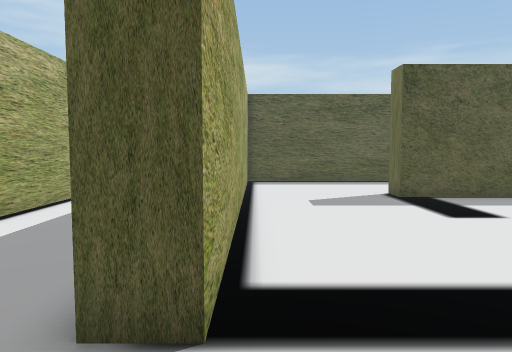
view 1 (above)

20 first-person views from a walk through a Unity game level. The camera is 1.5 m above the floor, tilts 4° down and sees 70° across. The floor is counted in squares, 1 m on a side. Each view is taken from the middle of a square. On the plan, view 1 faces up. The plan holds only what a view shows up to about 16 squares ahead; the rest is blank. The player character is not drawn.

view 2
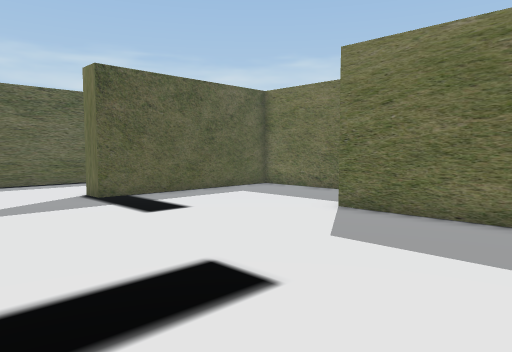

view 3
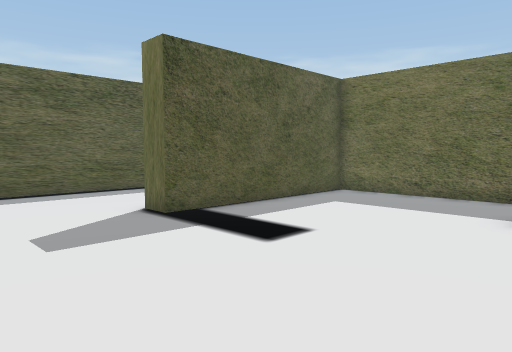

view 4
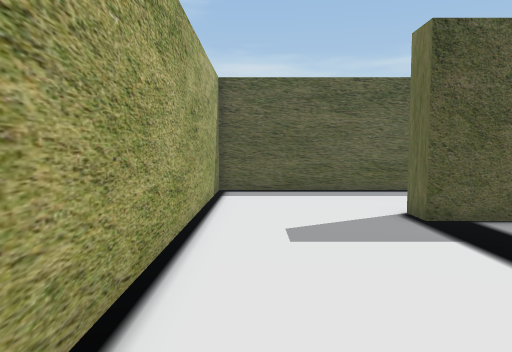

view 5
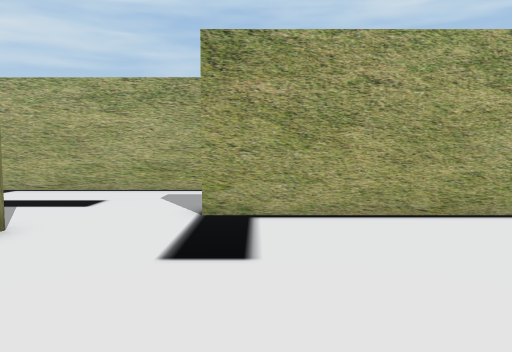

view 6
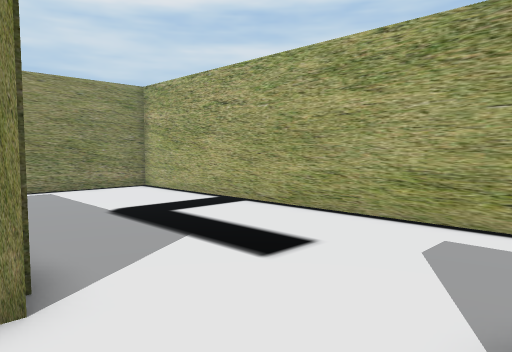

view 7
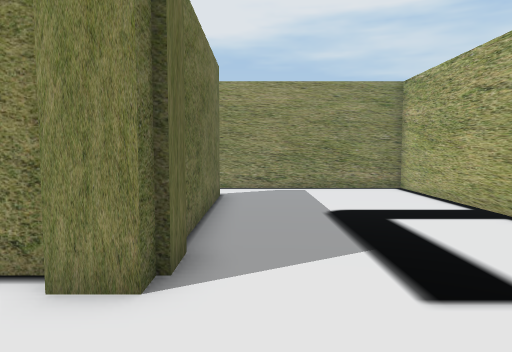

view 8
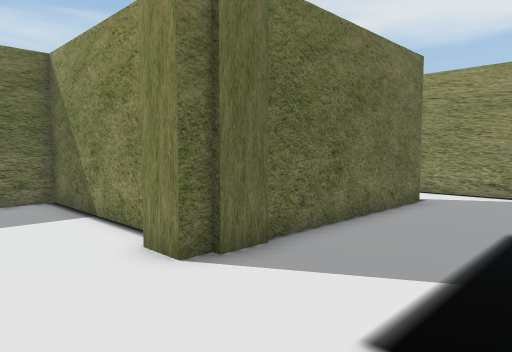

view 9
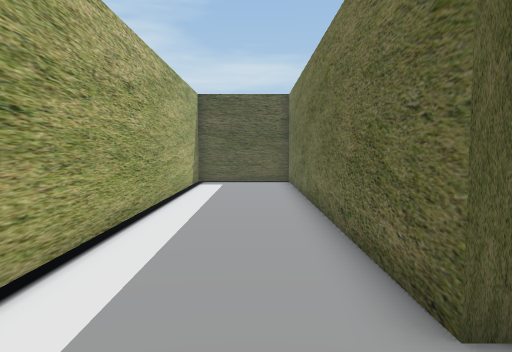

view 10
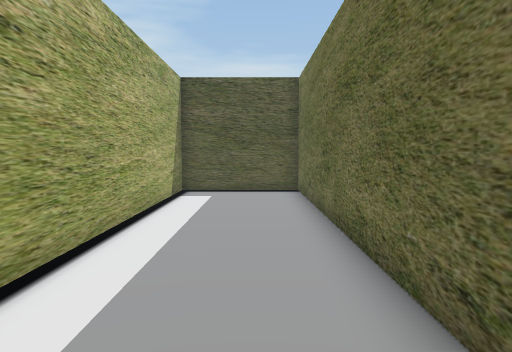

view 11
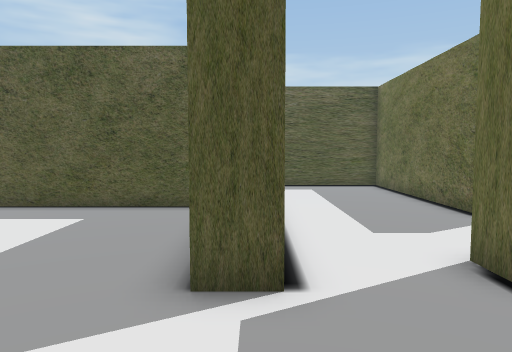

view 12
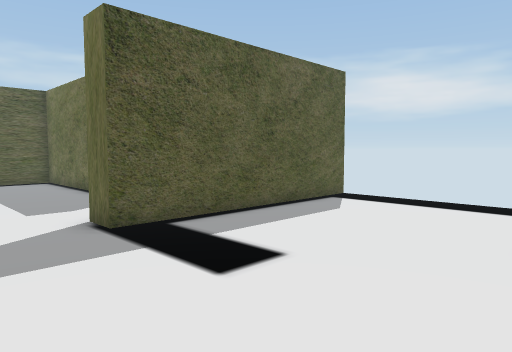

view 13
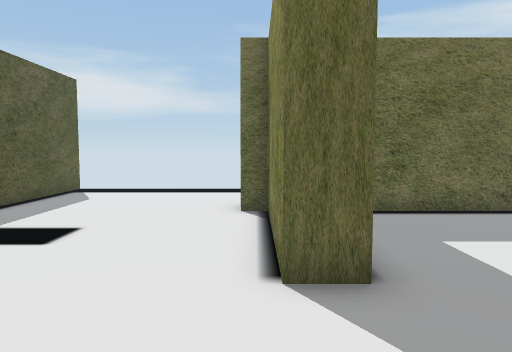

view 14
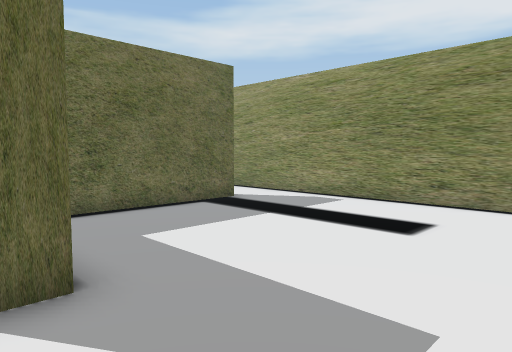

view 15
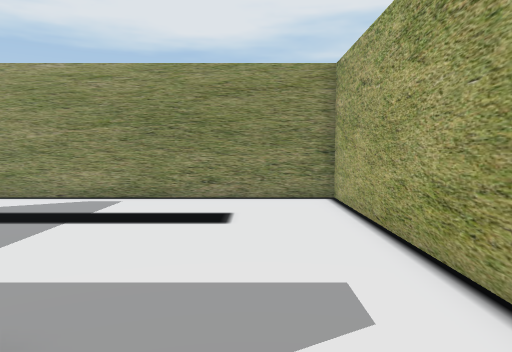

view 16
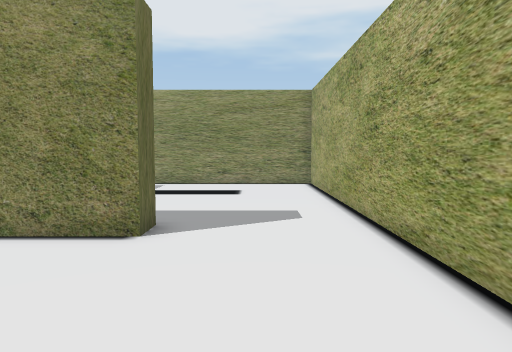

view 17
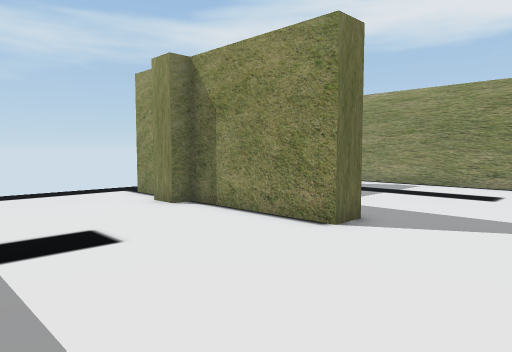

view 18
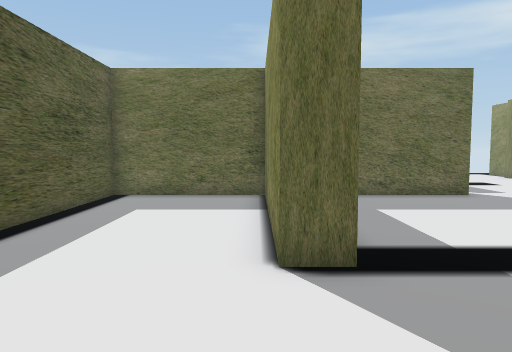

view 19
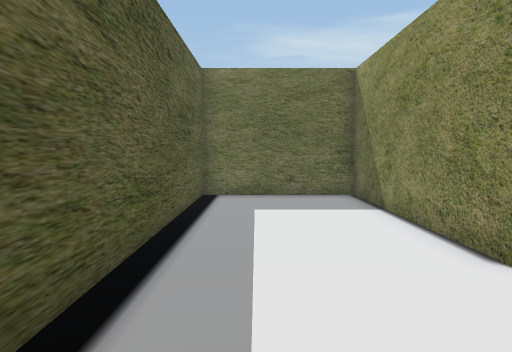

view 20
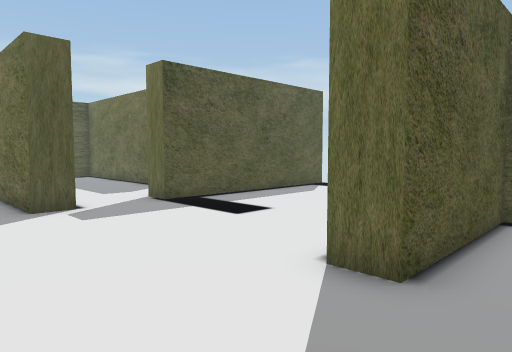

### Floor plan
Points are (right, up) in squares from view 1. A wall is a line through its corners. A room is listed if a view was taken in it or the views show most of it. See-through windows are left out.
Room 1 (views 1, 2, 3, 4, 5, 6, 7, 8, 9, 10, 18, 19)
walls: (1.2, -1.4) (1.2, -0.7) (2.2, -0.7); (2.5, -1.3) (8.5, -1.3) (8.5, 5.4); (1, -2.4) (1, -1.2); (-5.8, 2) (-5.8, -11.6) (2.2, -11.6); (12.3, 5.9) (12.3, 11.7) (4.6, 11.7) (4.6, 12.7) (12.3, 12.7) (12.3, 17.8) (-0.4, 17.8) (-0.4, 2.8) (-1.4, 2.8) (-1.4, 17.8) (-5.8, 17.8) (-5.8, 3.9); (1.2, -9.1) (1.2, -2.4)
ways out: opening at (10.5, 6) to room 2; opening at (1.5, -10.5)
Room 2 (views 11, 12, 13, 14, 15, 16, 17, 20)
walls: (19, -0.7) (20, -0.7); (21.1, -1.3) (22.4, -1.3); (19, -9) (19, -2.3) (14, -2.3) (14, -1.3) (19, -1.3); (9.5, 1.5) (9.5, -11.6) (20.5, -11.6); (13.4, 5.9) (12.3, 5.9); (24.4, 5.9) (15.9, 5.9) (15.9, 7)
ways out: opening at (10.5, 6) to room 1; opening at (14.5, 6.5); opening at (19.5, -10.5); opening at (23.5, -1.5)

Positions as (right, up) in squares from view 1, and headings:
1: (0, 0), facing up
2: (0, 0), facing up-right
3: (0, 4), facing up-right
4: (1, 4), facing up
5: (8, 4), facing left
6: (2, 3), facing down-left
7: (0, 3), facing down
8: (-3, 2), facing down-right
9: (-3, 0), facing up
10: (-3, 4), facing up
11: (13, 2), facing up
12: (13, -1), facing up-right
13: (10, -1), facing right
14: (10, -1), facing down-right
15: (12, 0), facing down
16: (12, 5), facing down
17: (10, 5), facing down-right
18: (0, 13), facing right
19: (0, 16), facing right
20: (10, -4), facing up-right
